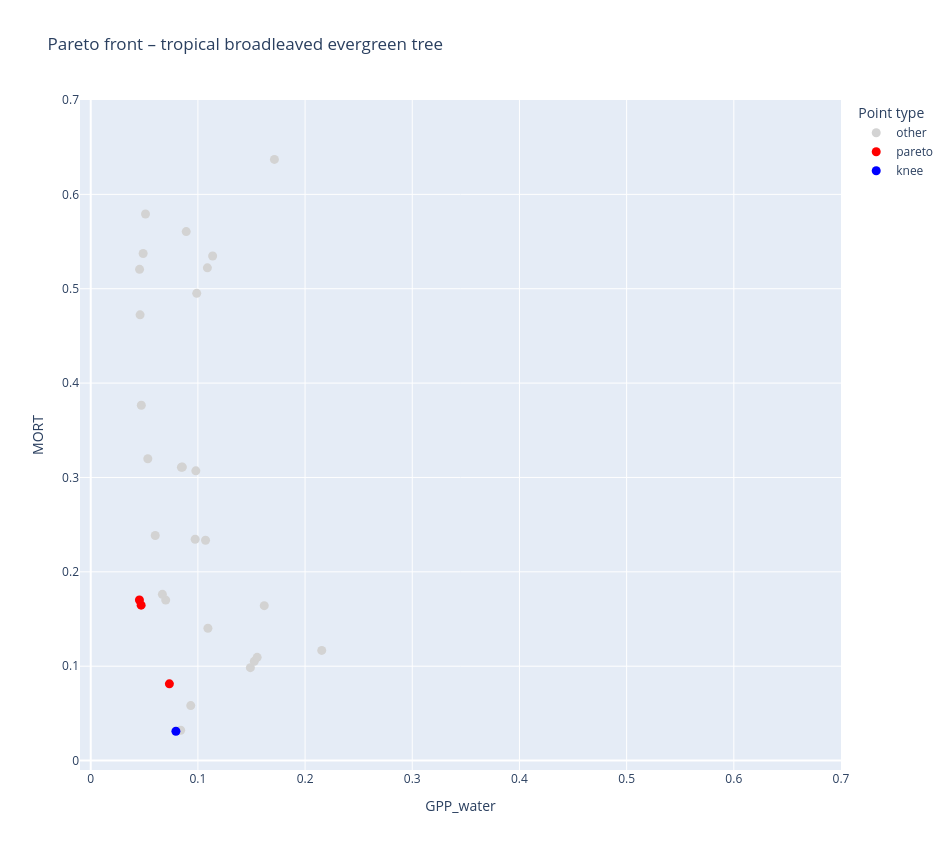
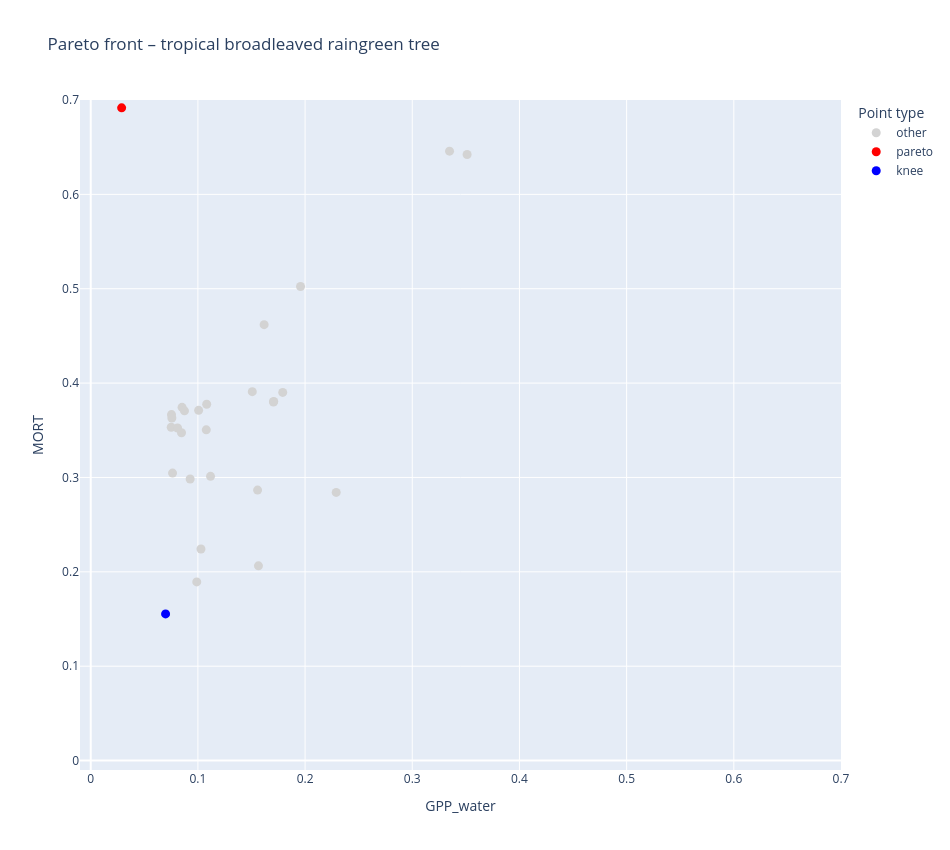
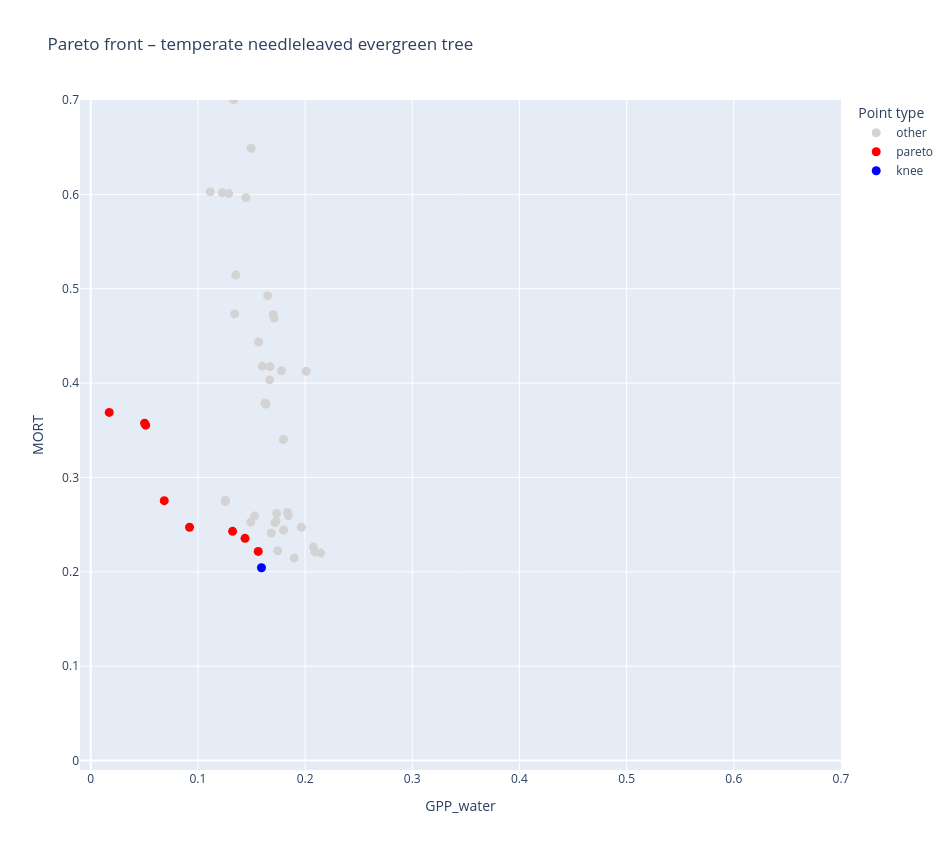
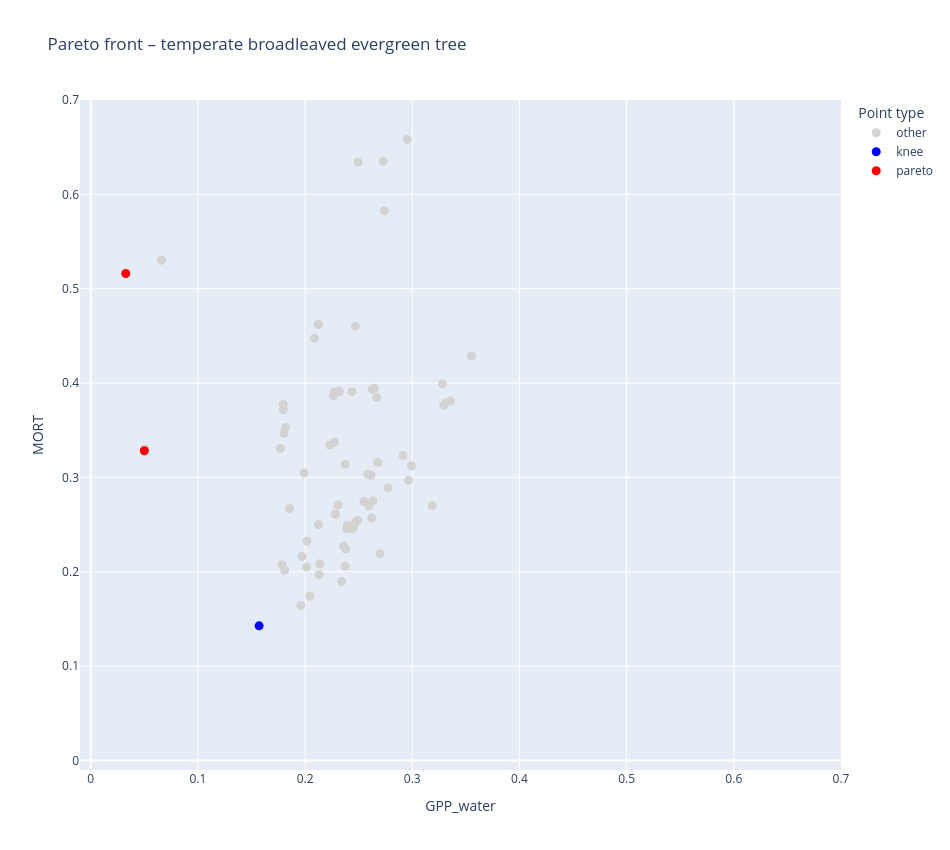

Source (notebook cell) for these figures, in order:
### Markdown cell above
## Plots

### Code cell
for pft in df["pft"].unique():
    interactive_pareto_for_pft(df, pft)

### Figure 1 — Plotly figure (JSON) as saved in the notebook; plotly's stock layout.template omitted (floating-point values rounded to 4 significant figures; data arrays with more than 128 entries replaced by an {"elided": "..."} marker saying what was removed)
{"data": [{"customdata": {"elided": "96x7 float values"}, "hovertemplate": "category=other<br>GPP_water=%{x:.3f}<br>MORT=%{y:.3f}<br>trial=%{customdata[0]}<br>alpha_tropical_broadleaved_evergreen_tree=%{customdata[1]:.3f}<br>beta_tropical_broadleaved_evergreen_tree=%{customdata[2]:.3f}<br>gpp_water_slope=%{customdata[3]:.3f}<br>mort_slope=%{customdata[4]:.3f}<br>gpp_water_intercept=%{customdata[5]:.3f}<br>mort_intercept=%{customdata[6]:.3f}<extra></extra>", "legendgroup": "other", "marker": {"color": "lightgray", "size": 9, "symbol": "circle"}, "mode": "markers", "name": "other", "orientation": "v", "showlegend": true, "type": "scatter", "x": [0.1191, 0.1619, 0.1873, 0.1516, 0.06997, 0.1995, 0.2364, 0.06264, 0.1737, 0.04558, 0.1716, 0.2168, 0.1298, 0.1319, 0.2336, 0.1218, 0.1169, 0.05327, 0.04891, 0.09839, 0.1714, 0.1818, 0.07325, 0.04595, 0.06834, 0.07025, 0.1036, 0.08462, 0.1681, 0.0602, 0.09775, 0.1128, 0.2013, 0.04605, 0.123, 0.2217, 0.149, 0.06033, 0.1331, 0.09596, 0.09892, 0.1404, 0.08234, 0.08366, 0.1343, 0.2312, 0.09333, 0.1089, 0.08132, 0.1308, 0.2155, 0.05872, 0.09807, 0.0891, 0.115, 0.05594, 0.05111, 0.08729, 0.07162, 0.1482, 0.185, 0.2305, 0.1778, 0.07446, 0.08428, 0.1071, 0.09897, 0.1331, 0.1692, 0.07641, 0.1653, 0.0661, 0.1244, 0.0754, 0.06686, 0.08487, 0.1093, 0.1331, 0.08552, 0.09744, 0.1526, 0.08393, 0.04721, 0.1198, 0.1155, 0.08508, 0.1183, 0.1212, 0.1997, 0.05889, 0.1553, 0.2153, 0.1762, 0.09222, 0.1137, 0.1612], "xaxis": "x", "y": [1.926, 0.1642, 1.981, 1.442, 0.17, 1.406, 2.097, 0.8409, 1.568, 0.5205, 2.003, 2.067, 1.561, 1.983, 2.047, 1.95, 1.946, 0.3198, 0.5373, 1.609, 0.637, 1.305, 0.7702, 0.7791, 1.155, 0.9623, 1.919, 0.3109, 1.248, 0.2386, 1.921, 1.927, 1.695, 0.4723, 1.239, 2.073, 0.09844, 1.861, 1.468, 0.9174, 0.4951, 1.967, 1.854, 1.675, 1.338, 2.067, 0.05823, 0.5221, 0.7808, 1.349, 0.1167, 1.171, 0.307, 0.5606, 1.942, 1.637, 0.5792, 0.9368, 1.884, 1.987, 2.019, 1.362, 1.227, 1.134, 1.101, 0.2335, 0.979, 1.468, 2.005, 0.8618, 2.001, 1.556, 1.939, 0.8492, 0.1761, 1.575, 0.1402, 1.468, 0.311, 0.2345, 0.1052, 0.03207, 0.3765, 1.957, 1.952, 1.805, 1.437, 1.975, 1.609, 1.094, 0.1094, 2.063, 1.36, 0.9141, 0.5347, 1.444], "yaxis": "y"}, {"customdata": [[47.0, 0.02306, 18.56, 0.1262, -0.263, 0.05898, -1.828], [83.0, 0.02306, 18.56, 0.1412, -0.2508, 0.06598, -1.85], [98.0, 0.04863, 14.99, 0.075, -0.4647, 0.03505, -1.881]], "hovertemplate": "category=pareto<br>GPP_water=%{x:.3f}<br>MORT=%{y:.3f}<br>trial=%{customdata[0]}<br>alpha_tropical_broadleaved_evergreen_tree=%{customdata[1]:.3f}<br>beta_tropical_broadleaved_evergreen_tree=%{customdata[2]:.3f}<br>gpp_water_slope=%{customdata[3]:.3f}<br>mort_slope=%{customdata[4]:.3f}<br>gpp_water_intercept=%{customdata[5]:.3f}<br>mort_intercept=%{customdata[6]:.3f}<extra></extra>", "legendgroup": "pareto", "marker": {"color": "red", "size": 9, "symbol": "circle"}, "mode": "markers", "name": "pareto", "orientation": "v", "showlegend": true, "type": "scatter", "x": [0.04704, 0.04544, 0.0734], "xaxis": "x", "y": [0.1647, 0.1701, 0.08131], "yaxis": "y"}, {"customdata": [[82.0, 0.05049, 18.56, 0.06646, -0.4817, 0.03106, -1.945]], "hovertemplate": "category=knee<br>GPP_water=%{x:.3f}<br>MORT=%{y:.3f}<br>trial=%{customdata[0]}<br>alpha_tropical_broadleaved_evergreen_tree=%{customdata[1]:.3f}<br>beta_tropical_broadleaved_evergreen_tree=%{customdata[2]:.3f}<br>gpp_water_slope=%{customdata[3]:.3f}<br>mort_slope=%{customdata[4]:.3f}<br>gpp_water_intercept=%{customdata[5]:.3f}<br>mort_intercept=%{customdata[6]:.3f}<extra></extra>", "legendgroup": "knee", "marker": {"color": "blue", "size": 9, "symbol": "circle"}, "mode": "markers", "name": "knee", "orientation": "v", "showlegend": true, "type": "scatter", "x": [0.07949], "xaxis": "x", "y": [0.03104], "yaxis": "y"}], "layout": {"height": 850, "legend": {"title": {"text": "Point type"}, "tracegroupgap": 0}, "title": {"text": "Pareto front – tropical broadleaved evergreen tree"}, "width": 950, "xaxis": {"anchor": "y", "domain": [0, 1], "range": [-0.01, 0.7], "title": {"text": "GPP_water"}}, "yaxis": {"anchor": "x", "domain": [0, 1], "range": [-0.01, 0.7], "title": {"text": "MORT"}}}}

### Figure 2 — Plotly figure (JSON) as saved in the notebook; plotly's stock layout.template omitted (floating-point values rounded to 4 significant figures; data arrays with more than 128 entries replaced by an {"elided": "..."} marker saying what was removed)
{"data": [{"customdata": {"elided": "97x7 float values"}, "hovertemplate": "category=other<br>GPP_water=%{x:.3f}<br>MORT=%{y:.3f}<br>trial=%{customdata[0]}<br>alpha_tropical_broadleaved_raingreen_tree=%{customdata[1]:.3f}<br>beta_tropical_broadleaved_raingreen_tree=%{customdata[2]:.3f}<br>gpp_water_slope=%{customdata[3]:.3f}<br>mort_slope=%{customdata[4]:.3f}<br>gpp_water_intercept=%{customdata[5]:.3f}<br>mort_intercept=%{customdata[6]:.3f}<extra></extra>", "legendgroup": "other", "marker": {"color": "lightgray", "size": 9, "symbol": "circle"}, "mode": "markers", "name": "other", "orientation": "v", "showlegend": true, "type": "scatter", "x": [0.3277, 0.3851, 0.1029, 0.3353, 0.03296, 0.08522, 0.3766, 0.2961, 0.1007, 0.1118, 0.3615, 0.2803, 0.3733, 0.2718, 0.3716, 0.3421, 0.2686, 0.04198, 0.1557, 0.2948, 0.2804, 0.2531, 0.3573, 0.0847, 0.07511, 0.2816, 0.2924, 0.124, 0.1791, 0.07001, 0.3422, 0.3409, 0.07537, 0.1082, 0.2117, 0.1763, 0.3512, 0.3642, 0.3421, 0.3277, 0.3078, 0.3037, 0.329, 0.3392, 0.09275, 0.3696, 0.3092, 0.03927, 0.2459, 0.1565, 0.07635, 0.229, 0.08102, 0.1957, 0.3283, 0.3736, 0.2965, 0.2832, 0.2594, 0.2694, 0.3426, 0.3416, 0.08747, 0.1707, 0.07569, 0.2815, 0.1618, 0.3803, 0.3421, 0.3586, 0.3522, 0.3593, 0.3488, 0.2826, 0.2668, 0.2152, 0.3421, 0.1269, 0.1675, 0.3348, 0.1656, 0.1508, 0.08104, 0.05124, 0.2372, 0.3592, 0.3553, 0.09892, 0.171, 0.1705, 0.1078, 0.3521, 0.3583, 0.3582, 0.3283, 0.3519, 0.3485], "xaxis": "x", "y": [1.493, 0.8617, 0.2242, 1.817, 0.7695, 0.3743, 1.839, 1.169, 0.3712, 0.3012, 1.359, 1.096, 1.847, 1.056, 1.59, 1.549, 1.083, 1.757, 0.2866, 1.154, 1.009, 0.9457, 1.756, 0.3474, 0.3533, 0.7855, 1.124, 0.8762, 0.3901, 1.466, 1.298, 1.695, 0.3666, 0.3776, 0.7376, 0.8269, 0.6422, 1.342, 1.488, 1.45, 0.8016, 1.19, 1.748, 1.382, 0.2984, 1.755, 1.753, 1.652, 1.249, 0.2064, 0.3046, 0.2841, 0.3524, 0.5024, 1.512, 1.846, 1.082, 0.7799, 0.8271, 1.457, 1.585, 1.403, 0.3706, 0.3805, 0.363, 0.8157, 0.4619, 1.822, 1.488, 1.758, 1.732, 1.357, 1.422, 1.15, 1.038, 1.147, 1.488, 0.8749, 0.7134, 0.6458, 1.304, 0.3909, 0.7791, 1.553, 0.9197, 1.4, 1.421, 0.1893, 0.827, 0.38, 0.3505, 0.718, 1.348, 1.843, 1.449, 1.664, 1.815], "yaxis": "y"}, {"customdata": [[75.0, 0.2451, 18.99, 0.1274, -0.7265, 0.06056, -1.289], [98.0, 0.2451, 14.88, 0.1091, -0.6923, 0.052, -1.403]], "hovertemplate": "category=pareto<br>GPP_water=%{x:.3f}<br>MORT=%{y:.3f}<br>trial=%{customdata[0]}<br>alpha_tropical_broadleaved_raingreen_tree=%{customdata[1]:.3f}<br>beta_tropical_broadleaved_raingreen_tree=%{customdata[2]:.3f}<br>gpp_water_slope=%{customdata[3]:.3f}<br>mort_slope=%{customdata[4]:.3f}<br>gpp_water_intercept=%{customdata[5]:.3f}<br>mort_intercept=%{customdata[6]:.3f}<extra></extra>", "legendgroup": "pareto", "marker": {"color": "red", "size": 9, "symbol": "circle"}, "mode": "markers", "name": "pareto", "orientation": "v", "showlegend": true, "type": "scatter", "x": [0.02784, 0.02885], "xaxis": "x", "y": [0.8247, 0.6917], "yaxis": "y"}, {"customdata": [[76.0, 0.1868, 15.87, 0.04801, -0.27, 0.02275, -1.851]], "hovertemplate": "category=knee<br>GPP_water=%{x:.3f}<br>MORT=%{y:.3f}<br>trial=%{customdata[0]}<br>alpha_tropical_broadleaved_raingreen_tree=%{customdata[1]:.3f}<br>beta_tropical_broadleaved_raingreen_tree=%{customdata[2]:.3f}<br>gpp_water_slope=%{customdata[3]:.3f}<br>mort_slope=%{customdata[4]:.3f}<br>gpp_water_intercept=%{customdata[5]:.3f}<br>mort_intercept=%{customdata[6]:.3f}<extra></extra>", "legendgroup": "knee", "marker": {"color": "blue", "size": 9, "symbol": "circle"}, "mode": "markers", "name": "knee", "orientation": "v", "showlegend": true, "type": "scatter", "x": [0.06984], "xaxis": "x", "y": [0.1554], "yaxis": "y"}], "layout": {"height": 850, "legend": {"title": {"text": "Point type"}, "tracegroupgap": 0}, "title": {"text": "Pareto front – tropical broadleaved raingreen tree"}, "width": 950, "xaxis": {"anchor": "y", "domain": [0, 1], "range": [-0.01, 0.7], "title": {"text": "GPP_water"}}, "yaxis": {"anchor": "x", "domain": [0, 1], "range": [-0.01, 0.7], "title": {"text": "MORT"}}}}

### Figure 3 — Plotly figure (JSON) as saved in the notebook; plotly's stock layout.template omitted (floating-point values rounded to 4 significant figures; data arrays with more than 128 entries replaced by an {"elided": "..."} marker saying what was removed)
{"data": [{"customdata": {"elided": "91x7 float values"}, "hovertemplate": "category=other<br>GPP_water=%{x:.3f}<br>MORT=%{y:.3f}<br>trial=%{customdata[0]}<br>alpha_temperate_needleleaved_evergreen_tree=%{customdata[1]:.3f}<br>beta_temperate_needleleaved_evergreen_tree=%{customdata[2]:.3f}<br>gpp_water_slope=%{customdata[3]:.3f}<br>mort_slope=%{customdata[4]:.3f}<br>gpp_water_intercept=%{customdata[5]:.3f}<br>mort_intercept=%{customdata[6]:.3f}<extra></extra>", "legendgroup": "other", "marker": {"color": "lightgray", "size": 9, "symbol": "circle"}, "mode": "markers", "name": "other", "orientation": "v", "showlegend": true, "type": "scatter", "x": [0.1257, 0.1685, 0.07324, 0.1015, 0.03133, 0.1002, 0.116, 0.09826, 0.1025, 0.09086, 0.1453, 0.2092, 0.1026, 0.08911, 0.1007, 0.1288, 0.1063, 0.1115, 0.1449, 0.1028, 0.1118, 0.1712, 0.02242, 0.1966, 0.172, 0.1636, 0.1797, 0.09313, 0.112, 0.1187, 0.101, 0.1899, 0.08693, 0.1137, 0.08931, 0.1779, 0.05766, 0.05495, 0.1567, 0.1052, 0.02809, 0.1529, 0.2145, 0.1602, 0.1835, 0.1673, 0.1333, 0.08919, 0.1004, 0.1493, 0.1745, 0.08852, 0.1326, 0.09286, 0.07986, 0.1342, 0.1497, 0.08649, 0.09396, 0.1124, 0.08693, 0.1736, 0.09668, 0.08767, 0.1258, 0.07562, 0.1118, 0.03273, 0.102, 0.1228, 0.08693, 0.1728, 0.1015, 0.05666, 0.2078, 0.01943, 0.201, 0.1799, 0.06034, 0.1843, 0.1669, 0.08417, 0.1625, 0.1703, 0.08453, 0.09082, 0.1352, 0.09146, 0.1652, 0.02176, 0.1178], "xaxis": "x", "y": [0.2743, 0.2411, 1.898, 2.034, 1.434, 2.129, 0.7495, 2.039, 1.404, 2.04, 0.7616, 0.2211, 2.074, 2.111, 2.075, 0.6008, 1.864, 0.6028, 0.5965, 1.726, 0.9188, 0.4689, 1.58, 0.2473, 0.2523, 0.3779, 0.3402, 2.045, 2.006, 1.129, 1.965, 0.2148, 0.9722, 1.443, 1.846, 0.4131, 1.619, 1.046, 0.4435, 1.512, 1.55, 0.2593, 0.2199, 0.4179, 0.2628, 0.4175, 0.7002, 1.843, 2.076, 0.2527, 0.2224, 1.995, 0.7582, 2.085, 2.052, 0.4733, 0.6489, 2.111, 2.033, 1.098, 0.9722, 0.2618, 2.013, 2.123, 0.2756, 2.029, 1.498, 1.68, 2.079, 0.6018, 0.9722, 0.2537, 2.051, 0.8998, 0.2262, 1.451, 0.4126, 0.2443, 1.96, 0.2596, 0.4034, 2.084, 0.3787, 0.4726, 2.068, 2.04, 0.5144, 2.032, 0.4927, 1.414, 0.8812], "yaxis": "y"}, {"customdata": [[4.0, 0.08396, 4.815, 0.071, -0.113, 0.01468, -2.041], [14.0, 0.02198, 8.526, 0.1041, -0.1187, 0.02164, -2.08], [18.0, 0.3755, 10.28, -0.0297, -0.3311, -0.006111, -1.746], [34.0, 0.1817, 20.96, -0.01794, -0.2058, -0.003705, -1.922], [35.0, 0.1109, 22.1, 0.03164, -0.2011, 0.006583, -1.968], [49.0, 0.2059, 1.199, -0.006942, -0.1972, -0.001447, -1.904], [59.0, 0.08396, 4.815, 0.07198, -0.1102, 0.01497, -2.04], [84.0, 0.1109, 6.573, 0.0543, -0.1708, 0.01123, -1.966]], "hovertemplate": "category=pareto<br>GPP_water=%{x:.3f}<br>MORT=%{y:.3f}<br>trial=%{customdata[0]}<br>alpha_temperate_needleleaved_evergreen_tree=%{customdata[1]:.3f}<br>beta_temperate_needleleaved_evergreen_tree=%{customdata[2]:.3f}<br>gpp_water_slope=%{customdata[3]:.3f}<br>mort_slope=%{customdata[4]:.3f}<br>gpp_water_intercept=%{customdata[5]:.3f}<br>mort_intercept=%{customdata[6]:.3f}<extra></extra>", "legendgroup": "pareto", "marker": {"color": "red", "size": 9, "symbol": "circle"}, "mode": "markers", "name": "pareto", "orientation": "v", "showlegend": true, "type": "scatter", "x": [0.05128, 0.01727, 0.1563, 0.144, 0.09221, 0.1324, 0.05028, 0.0686], "xaxis": "x", "y": [0.3554, 0.369, 0.2216, 0.2355, 0.2472, 0.2429, 0.3575, 0.2754], "yaxis": "y"}, {"customdata": [[36.0, 0.2335, 22.78, -0.03264, -0.2403, -0.006758, -1.891]], "hovertemplate": "category=knee<br>GPP_water=%{x:.3f}<br>MORT=%{y:.3f}<br>trial=%{customdata[0]}<br>alpha_temperate_needleleaved_evergreen_tree=%{customdata[1]:.3f}<br>beta_temperate_needleleaved_evergreen_tree=%{customdata[2]:.3f}<br>gpp_water_slope=%{customdata[3]:.3f}<br>mort_slope=%{customdata[4]:.3f}<br>gpp_water_intercept=%{customdata[5]:.3f}<br>mort_intercept=%{customdata[6]:.3f}<extra></extra>", "legendgroup": "knee", "marker": {"color": "blue", "size": 9, "symbol": "circle"}, "mode": "markers", "name": "knee", "orientation": "v", "showlegend": true, "type": "scatter", "x": [0.1593], "xaxis": "x", "y": [0.2044], "yaxis": "y"}], "layout": {"height": 850, "legend": {"title": {"text": "Point type"}, "tracegroupgap": 0}, "title": {"text": "Pareto front – temperate needleleaved evergreen tree"}, "width": 950, "xaxis": {"anchor": "y", "domain": [0, 1], "range": [-0.01, 0.7], "title": {"text": "GPP_water"}}, "yaxis": {"anchor": "x", "domain": [0, 1], "range": [-0.01, 0.7], "title": {"text": "MORT"}}}}

### Figure 4 — Plotly figure (JSON) as saved in the notebook; plotly's stock layout.template omitted (floating-point values rounded to 4 significant figures; data arrays with more than 128 entries replaced by an {"elided": "..."} marker saying what was removed)
{"data": [{"customdata": {"elided": "97x7 float values"}, "hovertemplate": "category=other<br>GPP_water=%{x:.3f}<br>MORT=%{y:.3f}<br>trial=%{customdata[0]}<br>alpha_temperate_broadleaved_evergreen_tree=%{customdata[1]:.3f}<br>beta_temperate_broadleaved_evergreen_tree=%{customdata[2]:.3f}<br>gpp_water_slope=%{customdata[3]:.3f}<br>mort_slope=%{customdata[4]:.3f}<br>gpp_water_intercept=%{customdata[5]:.3f}<br>mort_intercept=%{customdata[6]:.3f}<extra></extra>", "legendgroup": "other", "marker": {"color": "lightgray", "size": 9, "symbol": "circle"}, "mode": "markers", "name": "other", "orientation": "v", "showlegend": true, "type": "scatter", "x": [0.2647, 0.3293, 0.213, 0.3159, 0.05075, 0.2668, 0.2014, 0.4174, 0.2494, 0.247, 0.2123, 0.2739, 0.2677, 0.2692, 0.05757, 0.2043, 0.3437, 0.2229, 0.3554, 0.3715, 0.2437, 0.4224, 0.3897, 0.2138, 0.2615, 0.2549, 0.2993, 0.3838, 0.2317, 0.2597, 0.2683, 0.3554, 0.2953, 0.2729, 0.2379, 0.06595, 0.3281, 0.2965, 0.2282, 0.3785, 0.3166, 0.396, 0.2452, 0.2621, 0.239, 0.419, 0.1971, 0.1796, 0.2699, 0.2442, 0.3357, 0.3864, 0.3443, 0.3156, 0.344, 0.2018, 0.2914, 0.1803, 0.2341, 0.236, 0.2374, 0.2271, 0.2308, 0.2125, 0.2087, 0.199, 0.2282, 0.3727, 0.381, 0.181, 0.2628, 0.1796, 0.3761, 0.196, 0.2881, 0.2272, 0.2282, 0.3826, 0.3174, 0.2264, 0.2773, 0.2491, 0.2632, 0.3185, 0.1784, 0.331, 0.2394, 0.1769, 0.2309, 0.2583, 0.1817, 0.2127, 0.3915, 0.1854, 0.2374, 0.2471, 0.3039], "xaxis": "x", "y": [0.3944, 0.3767, 0.1968, 0.9565, 0.3305, 0.385, 0.205, 1.793, 0.6339, 0.4604, 0.4621, 0.5825, 0.316, 0.7519, 1.209, 0.1741, 1.182, 0.3344, 0.4288, 1.189, 0.391, 1.466, 1.52, 0.2084, 0.3024, 0.2745, 0.3125, 0.8414, 0.3911, 0.2701, 0.7372, 1.141, 0.6581, 0.6353, 0.2241, 0.5302, 0.3992, 0.2971, 0.2611, 1.325, 0.7937, 1.824, 0.2484, 0.257, 0.2455, 1.762, 0.2163, 0.3774, 0.2193, 0.2455, 0.3809, 1.881, 0.7762, 0.7951, 1.18, 0.2327, 0.3233, 0.3468, 0.1898, 0.2273, 0.2058, 0.3907, 0.2708, 0.2502, 0.4476, 0.3048, 0.2611, 1.809, 1.499, 0.2017, 0.3933, 0.3717, 1.329, 0.1643, 0.7945, 0.337, 0.2611, 0.7365, 0.8136, 0.3869, 0.2891, 0.2548, 0.2752, 0.2703, 0.2076, 0.379, 0.2493, 0.3307, 0.3916, 0.3036, 0.3531, 0.4622, 0.8215, 0.2672, 0.314, 0.2528, 0.7855], "yaxis": "y"}, {"customdata": [[49.0, 0.1924, 23.89, 0.008608, -0.3305, 0.00204, -1.838]], "hovertemplate": "category=knee<br>GPP_water=%{x:.3f}<br>MORT=%{y:.3f}<br>trial=%{customdata[0]}<br>alpha_temperate_broadleaved_evergreen_tree=%{customdata[1]:.3f}<br>beta_temperate_broadleaved_evergreen_tree=%{customdata[2]:.3f}<br>gpp_water_slope=%{customdata[3]:.3f}<br>mort_slope=%{customdata[4]:.3f}<br>gpp_water_intercept=%{customdata[5]:.3f}<br>mort_intercept=%{customdata[6]:.3f}<extra></extra>", "legendgroup": "knee", "marker": {"color": "blue", "size": 9, "symbol": "circle"}, "mode": "markers", "name": "knee", "orientation": "v", "showlegend": true, "type": "scatter", "x": [0.1571], "xaxis": "x", "y": [0.1427], "yaxis": "y"}, {"customdata": [[59.0, 0.1999, 23.93, 0.1185, -0.3635, 0.02738, -1.619], [84.0, 0.3154, 20.77, 0.1366, -0.4856, 0.03146, -1.45]], "hovertemplate": "category=pareto<br>GPP_water=%{x:.3f}<br>MORT=%{y:.3f}<br>trial=%{customdata[0]}<br>alpha_temperate_broadleaved_evergreen_tree=%{customdata[1]:.3f}<br>beta_temperate_broadleaved_evergreen_tree=%{customdata[2]:.3f}<br>gpp_water_slope=%{customdata[3]:.3f}<br>mort_slope=%{customdata[4]:.3f}<br>gpp_water_intercept=%{customdata[5]:.3f}<br>mort_intercept=%{customdata[6]:.3f}<extra></extra>", "legendgroup": "pareto", "marker": {"color": "red", "size": 9, "symbol": "circle"}, "mode": "markers", "name": "pareto", "orientation": "v", "showlegend": true, "type": "scatter", "x": [0.05, 0.03269], "xaxis": "x", "y": [0.3284, 0.5161], "yaxis": "y"}], "layout": {"height": 850, "legend": {"title": {"text": "Point type"}, "tracegroupgap": 0}, "title": {"text": "Pareto front – temperate broadleaved evergreen tree"}, "width": 950, "xaxis": {"anchor": "y", "domain": [0, 1], "range": [-0.01, 0.7], "title": {"text": "GPP_water"}}, "yaxis": {"anchor": "x", "domain": [0, 1], "range": [-0.01, 0.7], "title": {"text": "MORT"}}}}
